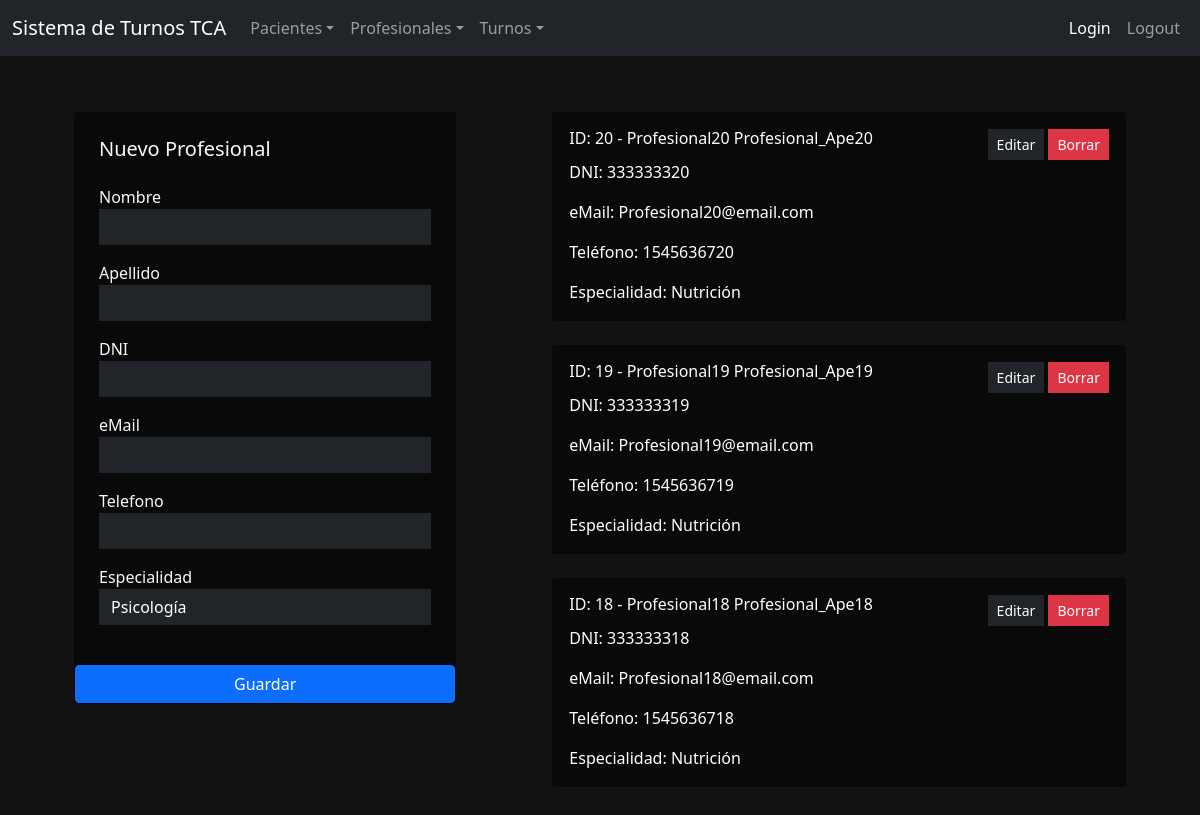
Screenshot of /nuevo_profesional with the database file from the repository.
### models/profesional.py (models this page shows, shortened)
class Profesional(db.Model):
    id_profesional = db.Column(db.Integer, primary_key=True, autoincrement=True)
    nombre = db.Column(db.String(100), nullable=False)
    apellido = db.Column(db.String(100), nullable=False)
    dni = db.Column(db.String(100), nullable=False, unique=True)
    email = db.Column(db.String(100), nullable=True)
    telefono = db.Column(db.String(100), nullable=True)
    especialidad = db.Column(db.String(100), nullable=False)
    turno = db.relationship('Turno', backref='profesional', lazy='dynamic')
    @staticmethod
    def listar_ultimos():
        return Profesional.query.order_by(Profesional.id_profesional.desc()).limit(3)

### routes/profesionales.py (the view, shortened to what this page needs)
@profesionales.route('/nuevo_profesional', methods=['GET', 'POST'])
def nuevo_profesional():
    profesionales = Profesional.listar_ultimos()
    return render_template('profesional/nuevo_profesional.html', profesionales=profesionales)

### templates/profesional/nuevo_profesional.html (shortened to what this page needs)
{% extends 'layout.html' %}
{% block body %}
    <div class="row">
        <div class="col-md-5 p-5">
          {%  include 'partials/_profesionalForm.html' %}
        </div>
        <div class="col-md-7 p-5">
          {% for profesional in profesionales %}
            <div class="card mb-4 bg-black text-white">
              <div class="card-body p4">
                <div class="d-flex justify-content-between">
                  <h5 class="card-title h6">ID: {{ profesional.id_profesional }} - {{ profesional.nombre }} {{ profesional.apellido }}</h5>
                  <div>
                    <a href="{{ url_for('profesionales.actualizar_profesional', id_profesional=profesional.id_profesional) }}" class="btn btn-dark btn-sm rounded-0">Editar</a>
                    <a href="{{ url_for('profesionales.eliminar_profesional', id_profesional=profesional.id_profesional) }}" class="btn btn-danger btn-sm rounded-0">Borrar</a>
                  </div>
                </div>
                  <p class="card-text">DNI: {{ profesional.dni }}</p>
                  <p class="card-text">eMail: {{ profesional.email }}</p>
                  <p class="card-text">Teléfono: {{ profesional.telefono }}</p>
                  <p class="card-text">Especialidad: {{ profesional.especialidad }}</p>
              </div>
            </div>
          {% endfor %}
        </div>
    </div>
{% endblock %}

### static/css/main.css (style rules this page uses)
body { background: #121212; }
.bg-black { background: #090909 !important; }

### rows the page displays
Profesional: id_profesional "20", nombre "Profesional20", apellido "Profesional_Ape20", dni "333333320", email "Profesional20@email.com", telefono "1545636720", especialidad "Nutrición"
Profesional: id_profesional "19", nombre "Profesional19", apellido "Profesional_Ape19", dni "333333319", email "Profesional19@email.com", telefono "1545636719", especialidad "Nutrición"
Profesional: id_profesional "18", nombre "Profesional18", apellido "Profesional_Ape18", dni "333333318", email "Profesional18@email.com", telefono "1545636718", especialidad "Nutrición"
